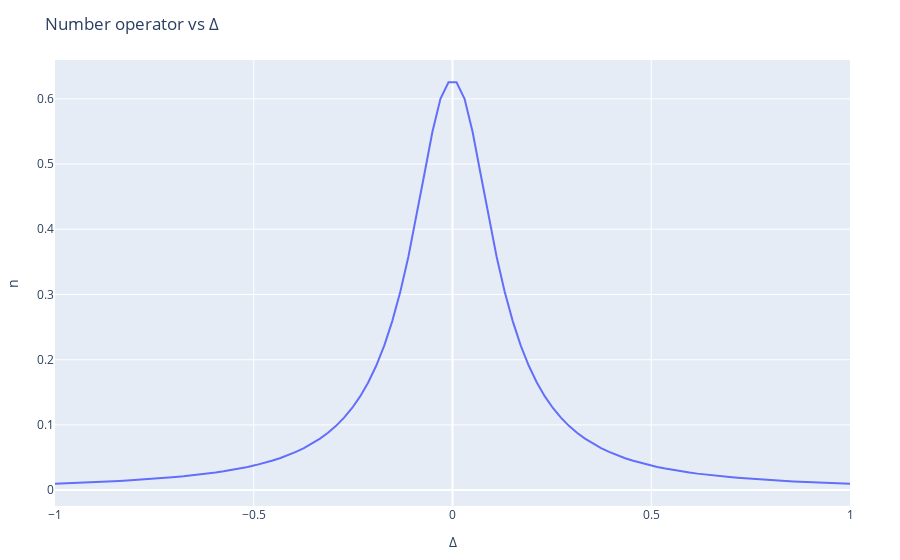

Notebook source saved alongside this figure:
### Code cell
number_plot = scatter(x=Δ_values, y=n_values, mode="lines", name="number operator")
layout = Layout(title="Number operator vs Δ", xaxis_title="Δ", yaxis_title="n")
plot(number_plot, layout)
